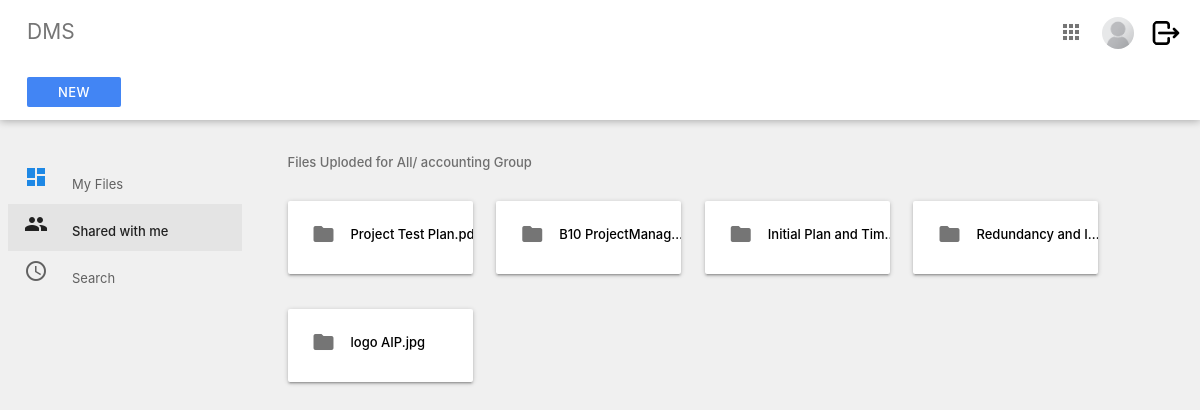
The app's page /index/shared/ (signed in), older data.
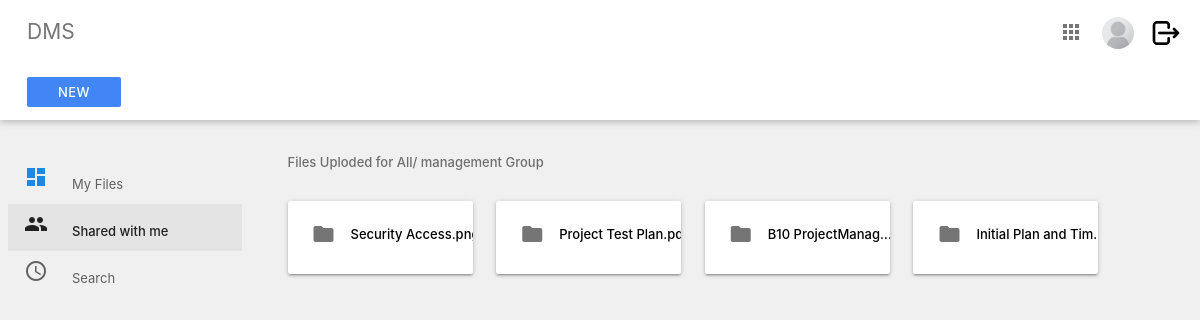
The same page, newer data.
### Users/models.py (models this page shows, shortened)
class UserInfo(models.Model):
    groupchoices = models.TextChoices('groupchoices', 'management accounting sales tech restricted')
    user = models.OneToOneField(User,
                                on_delete=models.CASCADE,
                                null=True,
                                blank=True)
    name = models.CharField(max_length=200, null=True)
    email = models.EmailField(max_length=200,null=True)
    image = models.ImageField(null=True, upload_to='profile_pics/', blank=True)
    active = models.BooleanField(default=True)
    priv_level = models.IntegerField(default=3)
    group = models.CharField(max_length=100,
                             default='restricted',
                             choices=groupchoices.choices)
    remarks = models.CharField(max_length=200, null=True, blank=True)
    @property
    def imageURL(self):
        try:
            url = self.image.url
        except:
            url = '/media/placeholder.png'
        return url

### System/models.py (models this page shows, shortened)
class Files(models.Model):
    groupchoices = models.TextChoices('groupchoices', 'management all accounting sales tech')
    name = models.CharField(max_length=100)
    org_name = models.CharField(max_length=100, blank=True, null=True)
    extension = models.CharField(max_length=10, blank=True, null=True)
    file = models.FileField(upload_to='files/')
    group = models.CharField(max_length=100,
                             default='all',
                             choices=groupchoices.choices)
    uploaded_by = models.ForeignKey(User, on_delete=models.SET_NULL, null=True, blank=True)
    version = models.IntegerField(default='1')
    active = models.BooleanField(default=True)
    created_at = models.DateTimeField(auto_now_add=True)
    new_version = models.BooleanField(default=False)
    file_content = models.TextField(blank=True, null=True)
    def __str__(self):
        return self.name
    @property
    def fileURL(self):
        try:
            url = self.file.url
        except:
            url = None
        return url

class Version_control(models.Model):
    groupchoices = models.TextChoices('groupchoices', 'management all accounting sales tech')
    name = models.CharField(max_length=100)
    file = models.FileField(upload_to='files/version/')
    org_name = models.CharField(max_length=100, blank=True, null=True)
    extension = models.CharField(max_length=10, blank=True, null=True)
    version = models.IntegerField(default='2')
    prev_version = models.ForeignKey(Files, on_delete=models.SET_NULL, null=True, blank=True)
    pre_ver_control = models.ForeignKey('self', on_delete=models.SET_NULL, null=True, blank=True)
    group = models.CharField(max_length=100,
                             default='all',
                             choices=groupchoices.choices)
    uploaded_by = models.ForeignKey(User, on_delete=models.SET_NULL, null=True, blank=True)
    created_at = models.DateTimeField(auto_now_add=True)
    new_version = models.BooleanField(default=False)
    file_content = models.TextField(blank=True, null=True)
    def __str__(self):
        return self.name
    @property
    def fileURL(self):
        try:
            url = self.file.url
        except:
            url = None
        return url

### System/views.py (the view)
# urls.py: path("shared/", views.for_me, name="shared"),
@login_required(login_url='login')
def for_me(request):
    if not check_user_status(request):
        messages.error(request, 'Your account is not active. Please contact admin to activate your account.')
        return redirect('logout')
    profile = UserInfo.objects.get(user=request.user)
    files = Files.objects.filter((Q(group=profile.group) | Q(group="all")) & Q(new_version=False))
    new_ver = Version_control.objects.filter((Q(group=profile.group) | Q(group="all")) & Q(new_version=False))
    print(files,new_ver)
    if files.count() == 0:
        context = {'data1': new_ver, 'shared':'shared','user':profile}
    if new_ver.count() == 0:
        context = {'data': files, 'shared':'shared','user':profile}
    if new_ver.count() > 0 and files.count() > 0:
        context = {'data': files, 'data1': new_ver, 'shared':'shared', 'user':profile}
    return render(request, 'dms/with_me.html', context)

### System/utils.py (called while the page is built)
def check_user_status(request):
    user = UserInfo.objects.get(user=request.user)
    if user.active == True:
        return True
    else:
        return False

### template/dms/with_me.html (shortened to what this page needs)
{% extends  'dms/section/main.html'%}
{% load static %}
{% block content %}
    <div class="main">
      <div class="container-fluid">
        <p class="subheader">Files Uploded for All/ {{user.group}} Group</p>
        {% if data %}
        {% for d in data %}
        <div class="card-panel folder">
          <a href="{% url 'view' pk=d.id type='file' %}">
            <i class=" material-icons left">folder</i>
          </a>
          <div class="tooltip"><a href="{{d.fileURL}}" style="text-decoration: none;color: black; overflow: hidden;" onMouseOver="this.style.color='blue'"
            onMouseOut="this.style.color='black'"><div class="short">{{d.org_name}}.{{d.extension}}</div>
           </a> <span class="tooltiptext">Version : {{d.version}}</span>
          </div>
        </div>
        {%endfor%}
        {%endif%}
        {% if data1 %}
        {% for d in data1 %}
        <div class="card-panel folder">
          <a href="{% url 'view' pk=d.id type='version' %}">
            <i class=" material-icons left">folder</i>
          </a>
          <div class="tooltip"><a href="{{d.fileURL}}" style="text-decoration: none;color: black; overflow: hidden;" onMouseOver="this.style.color='blue'"
            onMouseOut="this.style.color='black'"><div class="short">{{d.org_name}}.{{d.extension}}</div>
           </a> <span class="tooltiptext">Version : {{d.version}}</span>
          </div>
        </div>
        {%endfor%}
        {%endif%}
    {% endblock %}

### template/dms/section/nav.html (shortened to what this page needs)
{%load static%}
<div class="navbar-fixed">
    <nav class="nav-extended white">
      <div class="nav-wrapper white">
        <ul>
          <li>
            <a href="{% url 'index' %}" class="title grey-text text-darken-1"
              >DMS</a
            >
          </li>
        </ul>
        <ul class="right">
          {%if request.user.is_staff%}
          <li>
            <a href="{% url 'admin:index' %}"
              ><i class="material-icons grey-text text-darken-1">apps</i></a
            >
          </li>
          {%endif%}
          <li>
            <a href="{% url 'edit'%}"
              ><img src="{{ user.imageURL }}" alt="profile pic" class="circle" style="height: 32px;
              width: 32px;"
            /></a>
          </li>
          <li>
            <a href="{% url 'logout'%}"
              ><img src="{% static 'media/logout.png'%}" alt="profile pic" class="circle" style="height: 32px;
              width: 32px;"
            /></a>
          </li>
        </ul>
      </div>
      <div class="nav-wrapper nav-2">
        <ul>
          {% if user.group != "restricted" %}
          <li>
            <a
              href="{% url 'upload' %}"
              class="waves-effect waves-light btn btn-flat white-text"
              >New</a
            >
          </li>
          {% endif %}
        </ul>
      </div>
    </nav>
  </div>
  <ul class="side-nav fixed floating transparent z-depth-0">
    <li {% if index %}class="active" {%endif%}>
      <a href="{% url 'index' %}"
        ><i class="material-icons blue-text text-darken-1">dashboard</i>My
        Files{{active}}</a
      >
    </li>
    {% if user.group == "restricted" %}
    <li>
      <a><i class="material-icons">people</i>Shared with me</a>
    </li>
    <li>
      <a><i class="material-icons">access_time</i>Search</a>
    </li>
    {%else%}
    <li {% if shared %}class="active" {%endif%}>
      <a href="{% url 'shared' %}"><i class="material-icons">people</i>Shared with me</a>
    </li>
    <li {% if search %}class="active" {%endif%}>
      <a href="{%url 'search'%}"><i class="material-icons">access_time</i>Search</a>
    </li>
    {%endif%}
  </ul>

Row changes from the older to the newer data that the page shows:
no longer on this page (row edited): Files: org_name "Redundancy and I…"
no longer on this page (row edited): Version_control: org_name "logo AIP", extension "jpg"
changed UserInfo: group "accounting" → "management"
now on this page (row unchanged): Files: org_name "Security Acc…"
